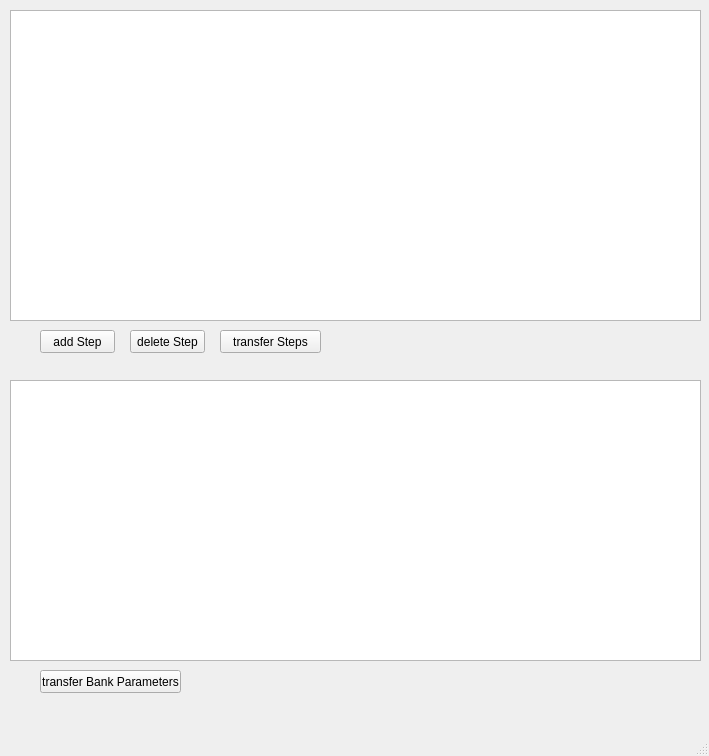
<?xml version="1.0" encoding="UTF-8"?>
<ui version="4.0">
 <class>MainWindow</class>
 <widget class="QMainWindow" name="MainWindow">
  <property name="geometry">
   <rect>
    <x>0</x>
    <y>0</y>
    <width>709</width>
    <height>756</height>
   </rect>
  </property>
  <property name="windowTitle">
   <string>MainWindow</string>
  </property>
  <widget class="QWidget" name="centralwidget">
   <widget class="QTableWidget" name="sequenceSteps">
    <property name="geometry">
     <rect>
      <x>10</x>
      <y>10</y>
      <width>691</width>
      <height>311</height>
     </rect>
    </property>
   </widget>
   <widget class="QPushButton" name="addStep">
    <property name="geometry">
     <rect>
      <x>40</x>
      <y>330</y>
      <width>75</width>
      <height>23</height>
     </rect>
    </property>
    <property name="text">
     <string>add Step</string>
    </property>
   </widget>
   <widget class="QPushButton" name="delStep">
    <property name="geometry">
     <rect>
      <x>130</x>
      <y>330</y>
      <width>75</width>
      <height>23</height>
     </rect>
    </property>
    <property name="text">
     <string>delete Step</string>
    </property>
   </widget>
   <widget class="QPushButton" name="transSteps">
    <property name="geometry">
     <rect>
      <x>220</x>
      <y>330</y>
      <width>101</width>
      <height>23</height>
     </rect>
    </property>
    <property name="text">
     <string>transfer Steps</string>
    </property>
   </widget>
   <widget class="QTableWidget" name="bankParameters">
    <property name="geometry">
     <rect>
      <x>10</x>
      <y>380</y>
      <width>691</width>
      <height>281</height>
     </rect>
    </property>
   </widget>
   <widget class="QPushButton" name="transBankParams">
    <property name="geometry">
     <rect>
      <x>40</x>
      <y>670</y>
      <width>141</width>
      <height>23</height>
     </rect>
    </property>
    <property name="text">
     <string>transfer Bank Parameters</string>
    </property>
   </widget>
  </widget>
  <widget class="QMenuBar" name="menubar">
   <property name="geometry">
    <rect>
     <x>0</x>
     <y>0</y>
     <width>709</width>
     <height>21</height>
    </rect>
   </property>
  </widget>
  <widget class="QStatusBar" name="statusbar"/>
 </widget>
 <resources/>
 <connections/>
</ui>
